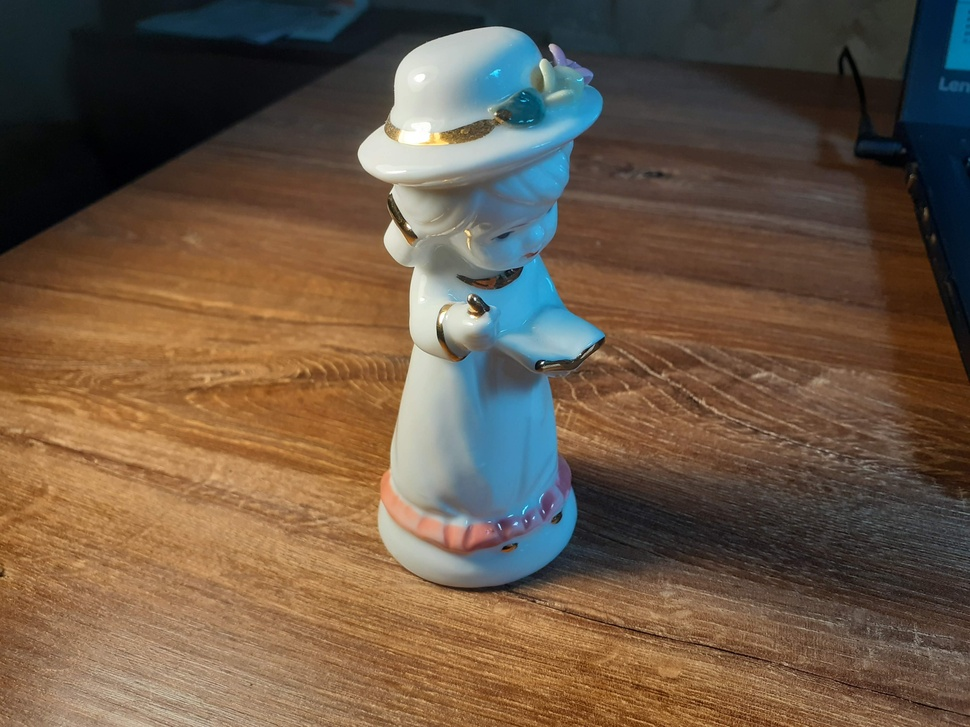
#> input picture photos/20200918_101345.jpg, 970 x 727 px, shrunk from 4128 x 3096 before the run, found by its file name; its folder holds 4 pictures in this run
$ python main.py
#> lines starting #> are read from the running program, lines starting #| are printed output that depends on the picture
import cv2
import os
import numpy as np

NTREES = 5
FLANN_INDEX_KDTREE = 0
# cv2.namedWindow("img", cv2.WINDOW_NORMAL)


# img1 = cv2.imread(f"photos/{os.listdir('photos')[2]}", cv2.IMREAD_GRAYSCALE)
# img2 = cv2.imread(f"photos/{os.listdir('photos')[4]}", cv2.IMREAD_GRAYSCALE)

# orb = cv2.ORB_create()
# orb.empty()

# keypoints1, descriptors1 = orb.detectAndCompute(img1, None)
# keypoints2, descriptors2 = orb.detectAndCompute(img2, None)

# # img2 = cv2.drawKeypoints(img, keypoints, np.array([]), color=(255, 0, 0), flags=0)

# bfmatcher = cv2.BFMatcher(cv2.NORM_HAMMING)
# # matches = bfmatcher.match(descriptors1, descriptors2)
# matches = bfmatcher.knnMatch(descriptors1, descriptors2, k=2)

# # matches = sorted(matches, key=lambda x: x.distance)

# good = []
# for m, n in matches:
#     if m.distance < .75 * n.distance:
#         good.append([m])

# # img = cv2.drawMatches(img1, keypoints1, img2, keypoints2, matches, np.array([]), flags=2)
# img = cv2.drawMatchesKnn(img1, keypoints1, img2, keypoints2, matches, np.array([]), flags=2)

# # FLANN parameters
# # index_params = dict(algorithm = FLANN_INDEX_KDTREE, trees = NTREES)
# # search_params = dict(checks=100)   # or pass empty dictionary

# # flann = cv2.FlannBasedMatcher(index_params, search_params)

# # matches = flann.knnMatch(np.asarray(descriptors1,np.float32),
# #                                     np.asarray(descriptors2, np.float32), k=2)

# # # Need to draw only good matches, so create a mask
# # matchesMask = [[0,0] for i in range(len(matches))]

# # # ratio test as per Lowe's paper
# # for i,(m,n) in enumerate(matches):
# #     if m.distance < 0.7*n.distance:
# #         matchesMask[i]=[1,0]

# # draw_params = dict(matchColor = (0,255,0),
# #                    singlePointColor = (255,0,0),
# #                    matchesMask = matchesMask,
# #                    flags = 0)

# # img = cv2.drawMatchesKnn(img1, keypoints1, img2, keypoints2,
# #                              matches, None, **draw_params)


# cv2.imshow('img', img)
# cv2.waitKey(0)
# cv2.destroyAllWindows()

def gen_descriptors():
    """Function for generating object descriptors.
    """
    keypoints, descriptors = [], []
    for img_name in os.listdir('photos'):
        image = cv2.imread(f"photos/{img_name}", cv2.IMREAD_GRAYSCALE)
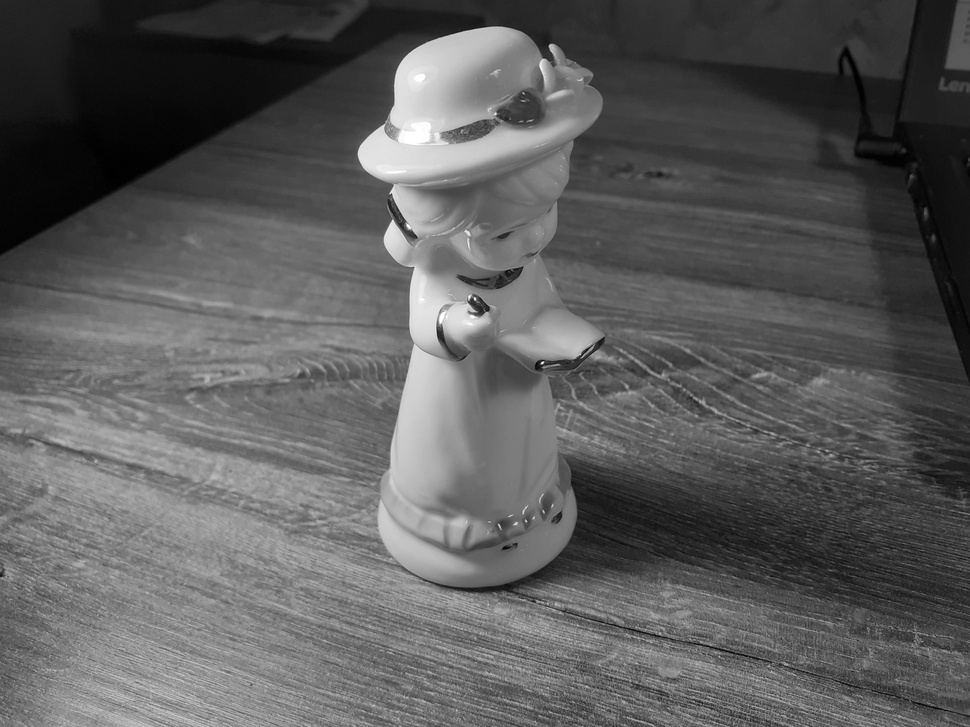
#> image: shape (727, 970); min 0, max 255, mean 91.7
        orb = cv2.ORB_create()
        orb.empty()
        kp, des = orb.detectAndCompute(image, None)
#> kp = 500 keypoints; strongest (x, y, size): (542, 363, 31), (471, 299, 31), (474, 298, 31), (472, 300, 37.2)
        keypoints.append(kp)
        descriptors.append(des)
#> pass 2 of the loop in gen_descriptors, `for img_name in os.listdir('photos'):`:
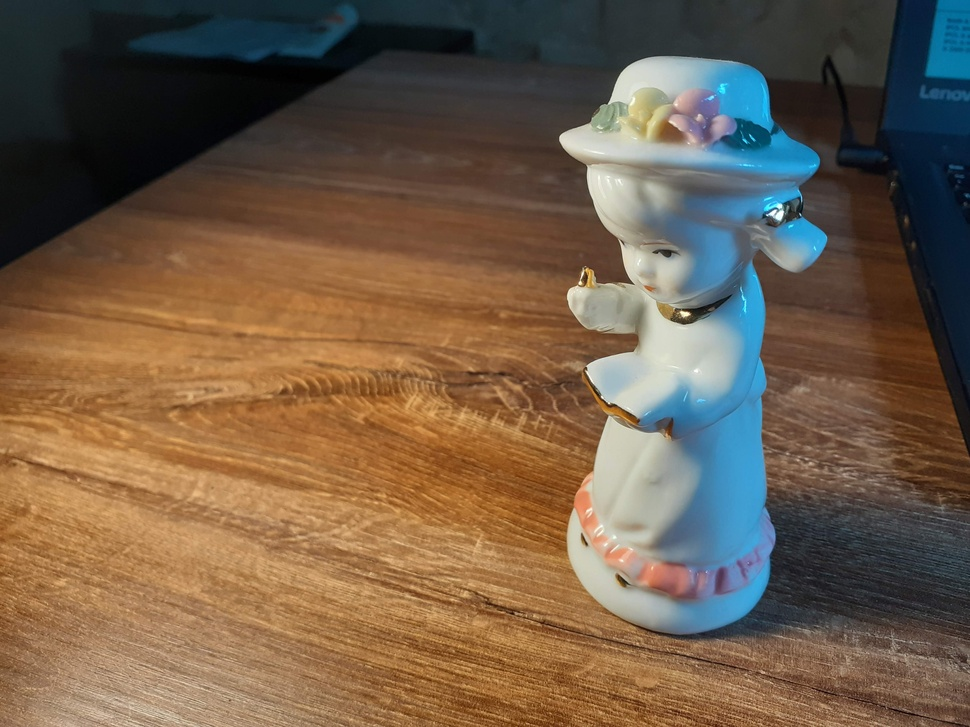
#> input picture photos/20200918_101357.jpg, 970 x 727 px, shrunk from 4128 x 3096 before the run, found by its file name
#> in gen_descriptors, `image = cv2.imread(f"photos/{img_name}", cv2.IMREAD_GRAYSCALE)`:
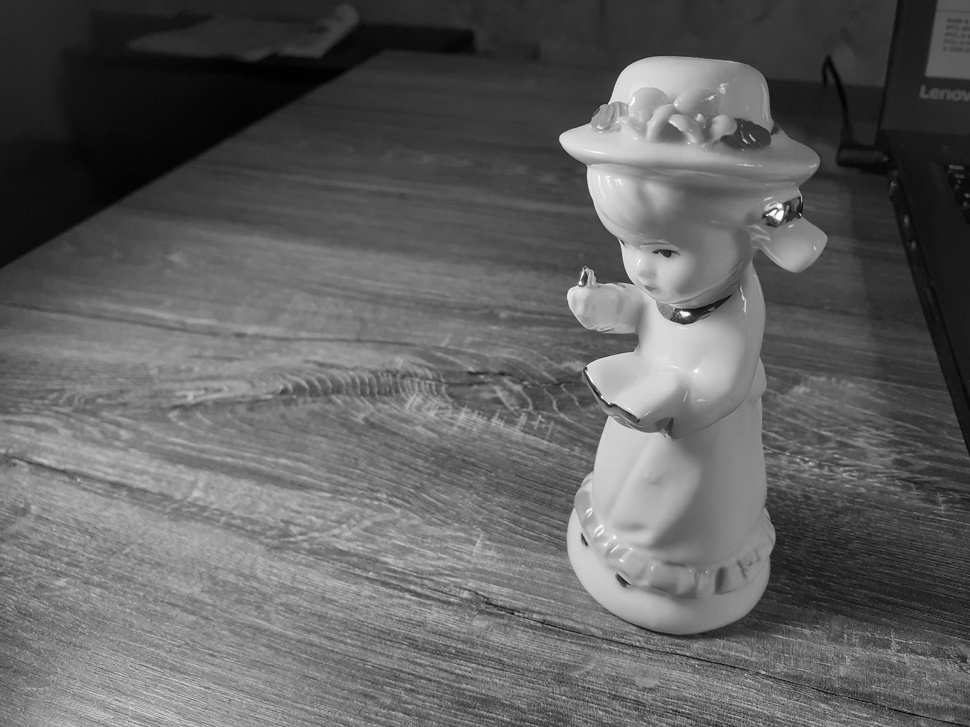
#> image: shape (727, 970); min 0, max 255, mean 96.9
#> kp = 500 keypoints; strongest (x, y, size): (688, 314, 31), (775, 210, 31), (688, 313, 37.2), (687, 314, 44.6)
#> pass 3 of the loop in gen_descriptors, `for img_name in os.listdir('photos'):`:
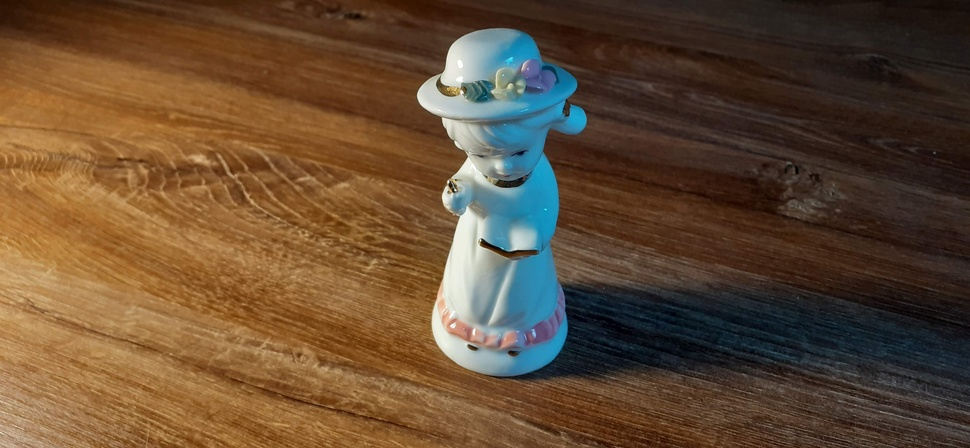
#> input picture photos/20200918_152903.jpg, 970 x 448 px, shrunk from 4128 x 1908 before the run, found by its file name
#> in gen_descriptors, `image = cv2.imread(f"photos/{img_name}", cv2.IMREAD_GRAYSCALE)`:
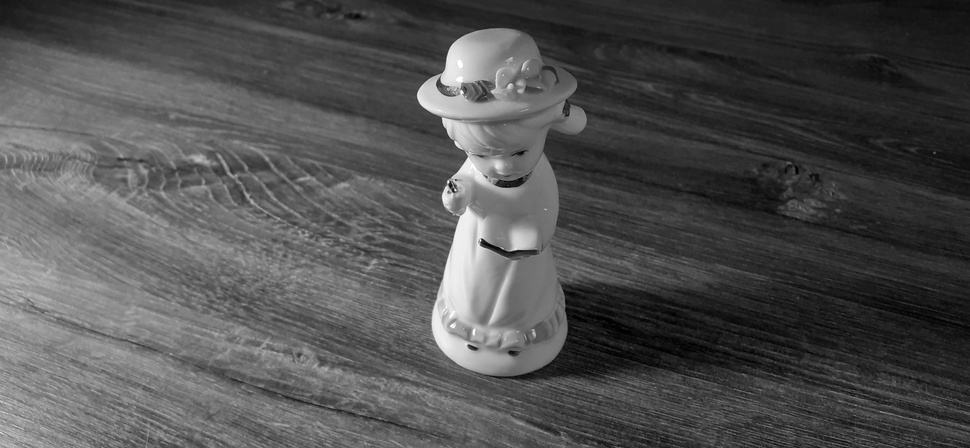
#> image: shape (448, 970); min 0, max 255, mean 80.2
#> kp = 500 keypoints; strongest (x, y, size): (449, 185, 31), (453, 191, 31), (482, 242, 44.6), (450, 182, 31)
#> the loop made 4 passes; the first 3 are shown
    return keypoints, descriptors


if __name__ == "__main__":
    keypoints, descriptors = gen_descriptors()
    print(np.array(keypoints).shape, np.array(descriptors).shape)
#| (4, 500) (4, 500, 32)
